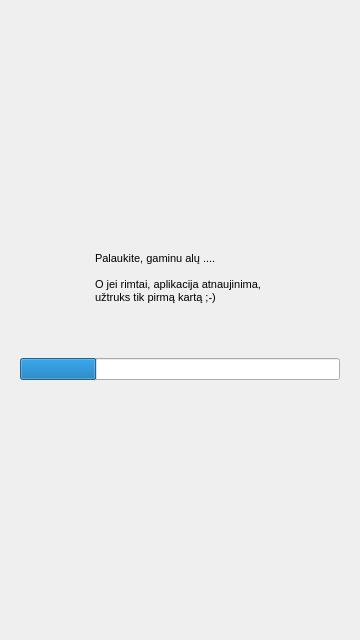
<?xml version="1.0" encoding="UTF-8"?>
<ui version="4.0">
 <class>WaitDialog</class>
 <widget class="QDialog" name="WaitDialog">
  <property name="windowModality">
   <enum>Qt::NonModal</enum>
  </property>
  <property name="geometry">
   <rect>
    <x>0</x>
    <y>0</y>
    <width>360</width>
    <height>640</height>
   </rect>
  </property>
  <property name="windowTitle">
   <string>Palaukite....</string>
  </property>
  <property name="windowIcon">
   <iconset resource="Images.qrc">
    <normaloff>:/images/bok_title.png</normaloff>:/images/bok_title.png</iconset>
  </property>
  <layout class="QVBoxLayout" name="verticalLayout">
   <item>
    <spacer name="verticalSpacer">
     <property name="orientation">
      <enum>Qt::Vertical</enum>
     </property>
     <property name="sizeHint" stdset="0">
      <size>
       <width>20</width>
       <height>40</height>
      </size>
     </property>
    </spacer>
   </item>
   <item>
    <layout class="QHBoxLayout" name="horizontalLayout">
     <item>
      <spacer name="horizontalSpacer">
       <property name="orientation">
        <enum>Qt::Horizontal</enum>
       </property>
       <property name="sizeHint" stdset="0">
        <size>
         <width>40</width>
         <height>20</height>
        </size>
       </property>
      </spacer>
     </item>
     <item>
      <widget class="QLabel" name="label">
       <property name="text">
        <string>&lt;!DOCTYPE HTML PUBLIC &quot;-//W3C//DTD HTML 4.0//EN&quot; &quot;http://www.w3.org/TR/REC-html40/strict.dtd&quot;&gt;
&lt;html&gt;&lt;head&gt;&lt;meta name=&quot;qrichtext&quot; content=&quot;1&quot; /&gt;&lt;style type=&quot;text/css&quot;&gt;
p, li { white-space: pre-wrap; }
&lt;/style&gt;&lt;/head&gt;&lt;body style=&quot; font-family:'MS Shell Dlg 2'; font-size:8.25pt; font-weight:400; font-style:normal;&quot;&gt;
&lt;p style=&quot; margin-top:0px; margin-bottom:0px; margin-left:0px; margin-right:0px; -qt-block-indent:0; text-indent:0px;&quot;&gt;&lt;span style=&quot; font-size:8pt;&quot;&gt;Palaukite, gaminu alų ....&lt;/span&gt;&lt;/p&gt;
&lt;p style=&quot;-qt-paragraph-type:empty; margin-top:0px; margin-bottom:0px; margin-left:0px; margin-right:0px; -qt-block-indent:0; text-indent:0px; font-size:8pt;&quot;&gt;&lt;/p&gt;
&lt;p style=&quot; margin-top:0px; margin-bottom:0px; margin-left:0px; margin-right:0px; -qt-block-indent:0; text-indent:0px;&quot;&gt;&lt;span style=&quot; font-size:8pt;&quot;&gt;O jei rimtai, aplikacija atnaujinima, &lt;/span&gt;&lt;/p&gt;
&lt;p style=&quot; margin-top:0px; margin-bottom:0px; margin-left:0px; margin-right:0px; -qt-block-indent:0; text-indent:0px;&quot;&gt;&lt;span style=&quot; font-size:8pt;&quot;&gt;užtruks tik pirmą kartą ;-)&lt;/span&gt;&lt;/p&gt;
&lt;p style=&quot;-qt-paragraph-type:empty; margin-top:0px; margin-bottom:0px; margin-left:0px; margin-right:0px; -qt-block-indent:0; text-indent:0px; font-size:8pt;&quot;&gt;&lt;/p&gt;&lt;/body&gt;&lt;/html&gt;</string>
       </property>
       <property name="wordWrap">
        <bool>true</bool>
       </property>
      </widget>
     </item>
     <item>
      <spacer name="horizontalSpacer_2">
       <property name="orientation">
        <enum>Qt::Horizontal</enum>
       </property>
       <property name="sizeHint" stdset="0">
        <size>
         <width>40</width>
         <height>20</height>
        </size>
       </property>
      </spacer>
     </item>
    </layout>
   </item>
   <item>
    <layout class="QHBoxLayout" name="horizontalLayout_5">
     <item>
      <spacer name="horizontalSpacer_5">
       <property name="orientation">
        <enum>Qt::Horizontal</enum>
       </property>
       <property name="sizeHint" stdset="0">
        <size>
         <width>40</width>
         <height>20</height>
        </size>
       </property>
      </spacer>
     </item>
     <item>
      <widget class="QLabel" name="label_2">
       <property name="text">
        <string/>
       </property>
       <property name="pixmap">
        <pixmap resource="Images.qrc">:/images/alus.png</pixmap>
       </property>
      </widget>
     </item>
     <item>
      <spacer name="horizontalSpacer_6">
       <property name="orientation">
        <enum>Qt::Horizontal</enum>
       </property>
       <property name="sizeHint" stdset="0">
        <size>
         <width>40</width>
         <height>20</height>
        </size>
       </property>
      </spacer>
     </item>
    </layout>
   </item>
   <item>
    <widget class="QWidget" name="widget" native="true">
     <layout class="QHBoxLayout" name="horizontalLayout_3">
      <item>
       <layout class="QHBoxLayout" name="movieLayout">
        <item>
         <widget class="QProgressBar" name="progressBar">
          <property name="value">
           <number>24</number>
          </property>
          <property name="textVisible">
           <bool>false</bool>
          </property>
         </widget>
        </item>
       </layout>
      </item>
     </layout>
    </widget>
   </item>
   <item>
    <spacer name="verticalSpacer_2">
     <property name="orientation">
      <enum>Qt::Vertical</enum>
     </property>
     <property name="sizeHint" stdset="0">
      <size>
       <width>20</width>
       <height>40</height>
      </size>
     </property>
    </spacer>
   </item>
  </layout>
 </widget>
 <resources>
  <include location="Images.qrc"/>
 </resources>
 <connections/>
</ui>
